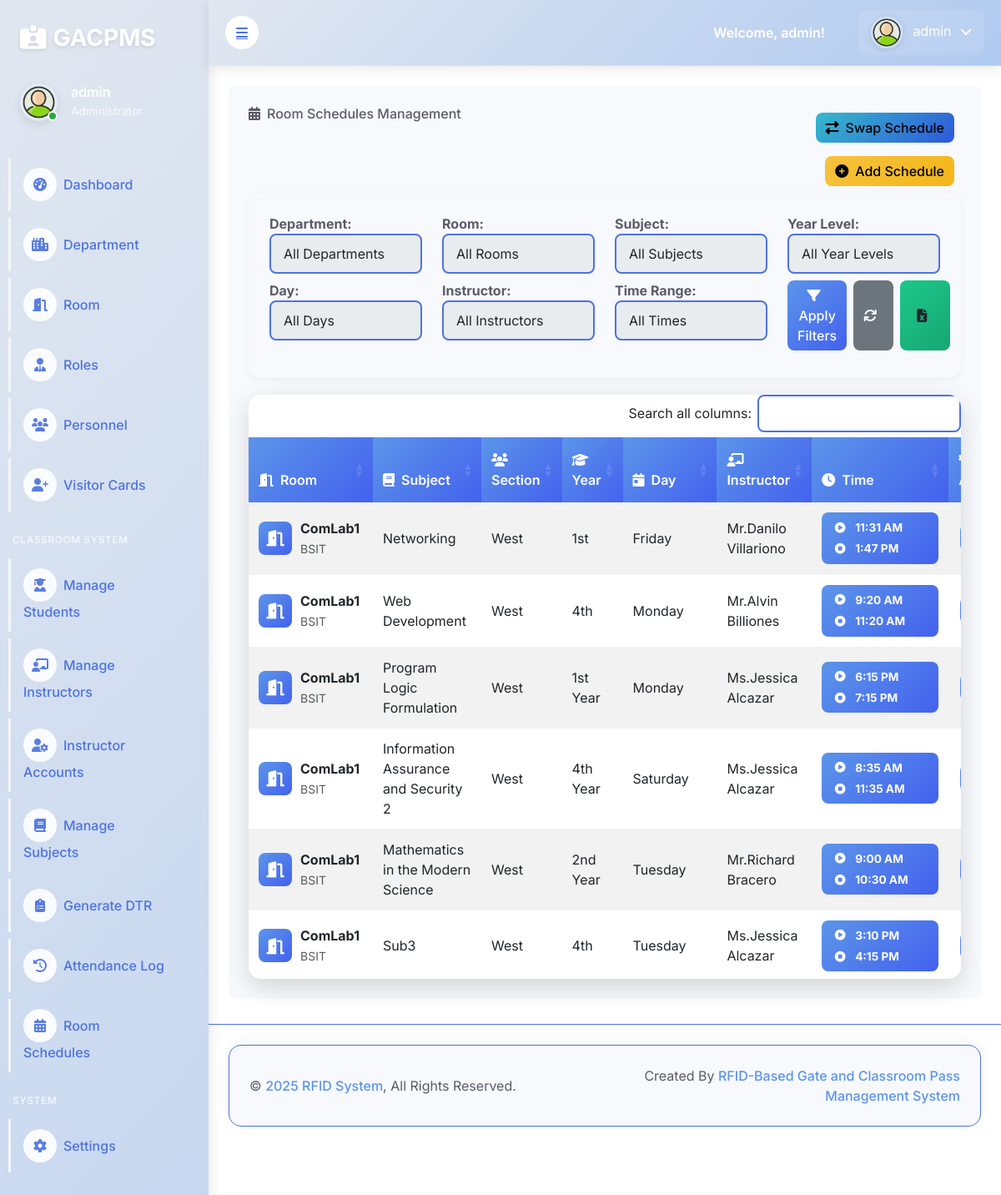
Screenshot of /admin/room_schedule.php with the database file from the repository.
### tables this page shows
CREATE TABLE `user` (
  `id` int(11) NOT NULL,
  `contact` varchar(15) NOT NULL,
  `email` varchar(255) NOT NULL,
  `username` varchar(255) NOT NULL,
  `password` varchar(255) NOT NULL,
  `rfid_number` varchar(50) NOT NULL,
  `failed_attempts` int(11) DEFAULT 0,
  `last_attempt` timestamp NULL DEFAULT NULL,
  `last_login` timestamp NULL DEFAULT NULL,
  `login_count` int(11) DEFAULT 0,
  `is_active` tinyint(1) DEFAULT 1,
  `created_at` timestamp NOT NULL DEFAULT current_timestamp()
);

CREATE TABLE `room_schedules` (
  `department` varchar(5155) NOT NULL,
  `id` int(11) NOT NULL,
  `room_name` varchar(100) DEFAULT NULL,
  `room_location` varchar(255) DEFAULT NULL,
  `room_password` varchar(255) DEFAULT NULL,
  `subject` varchar(100) DEFAULT NULL,
  `section` varchar(50) DEFAULT NULL,
  `year_level` varchar(20) DEFAULT NULL,
  `start_time` time DEFAULT NULL,
  `end_time` time DEFAULT NULL,
  `day` varchar(20) DEFAULT NULL,
  `instructor` varchar(58) NOT NULL,
  `instructor_id` int(11) DEFAULT NULL
);

### admin/room_schedule.php (the view, shortened to what the rows shown need)
<?php
include '../connection.php';
 $schedules = $db->query("SELECT * FROM room_schedules ORDER BY room_name, day, start_time");
?>
<!DOCTYPE html>
<html lang="en">
<?php include 'header.php'; ?>
<head>
    <link href="https://cdn.jsdelivr.net/npm/bootstrap@5.3.0/dist/css/bootstrap.min.css" rel="stylesheet">
    <link rel="stylesheet" href="https://cdnjs.cloudflare.com/ajax/libs/font-awesome/6.4.0/css/all.min.css">
    <link rel="stylesheet" href="https://cdn.datatables.net/1.13.6/css/dataTables.bootstrap5.min.css">
    <link rel="stylesheet" href="https://cdn.jsdelivr.net/npm/sweetalert2@11/dist/sweetalert2.min.css">
    <link rel="stylesheet" href="https://cdn.jsdelivr.net/npm/bootstrap-icons@1.11.0/font/bootstrap-icons.css">
</head>
<body>
    <div class="container-fluid position-relative bg-white d-flex p-0">
        <?php include 'sidebar.php'; ?>
        <div class="content">
            <?php include 'navbar.php'; ?>
            <div class="container-fluid pt-4 px-4">
                <div class="col-sm-12 col-xl-12">
                    <div class="bg-light rounded h-100 p-4">
                        <div class="card">
                            <div class="card-body p-0">
                                <div class="table-responsive">
                                    <table class="table table-striped table-hover mb-0" id="myDataTable">
                                        <thead>
                                            <tr>
                                                <th><i class="fas fa-door-open me-1"></i> Room</th>
                                                <th><i class="fas fa-book me-1"></i> Subject</th>
                                                <th><i class="fas fa-users me-1"></i> Section</th>
                                                <th><i class="fas fa-graduation-cap me-1"></i> Year</th>
                                                <th><i class="fas fa-calendar-day me-1"></i> Day</th>
                                                <th><i class="fas fa-chalkboard-teacher me-1"></i> Instructor</th>
                                                <th><i class="fas fa-clock me-1"></i> Time</th>
                                                <th><i class="fas fa-cogs me-1"></i> Actions</th>
                                            </tr>
                                        </thead>
                                        <tbody>
                                            <?php while ($row = $schedules->fetch_assoc()): ?>
                                            <tr class="table-<?= $row['id'] ?>" data-schedule-id="<?= $row['id'] ?>">
                                                <td>
                                                    <div class="room-info">
                                                        <div class="room-icon">
                                                            <i class="fas fa-door-open"></i>
                                                        </div>
                                                        <div>
                                                            <strong><?= htmlspecialchars($row['room_name']) ?></strong><br>
                                                            <small class="text-muted"><?= htmlspecialchars($row['department']) ?></small>
                                                        </div>
                                                    </div>
                                                </td>
                                                <td><?= htmlspecialchars($row['subject']) ?></td>
                                                <td><?= htmlspecialchars($row['section']) ?></td>
                                                <td><?= htmlspecialchars($row['year_level']) ?></td>
                                                <td><?= htmlspecialchars($row['day']) ?></td>
                                                <td><?= htmlspecialchars($row['instructor']) ?></td>
                                                <td>
                                                    <div class="time-display">
                                                        <div class="time-item">
                                                            <div class="time-icon">
                                                                <i class="fas fa-play-circle"></i>
                                                            </div>
                                                            <div class="time-text">
                                                                <?= date("g:i A", strtotime($row['start_time'])) ?>
                                                            </div>
                                                        </div>
                                                        <div class="time-item">
                                                            <div class="time-icon">
                                                                <i class="fas fa-stop-circle"></i>
                                                            </div>
                                                            <div class="time-text">
                                                                <?= date("g:i A", strtotime($row['end_time'])) ?>
                                                            </div>
                                                        </div>
                                                    </div>
                                                </td>
                                                <td class="action-buttons">
                                                    <center>
                                                    </center>
                                                </td>
                                            </tr>
                                            <?php endwhile; ?>
                                        </tbody>
                                    </table>
                                </div>
                            </div>
                        </div>
                    </div>
                </div>
            </div>
        </div>
    </div>
</body>
</html>

### admin/sidebar.php (shortened to what the rows shown need)
<?php
include '../connection.php';
$username = "";
$sql1 = "SELECT * FROM user LIMIT 1";
$result1 = $db->query($sql1);
if ($result1->num_rows > 0) {
    $row = $result1->fetch_assoc();
    $username = $row['username'];
}
?>
<div class="sidebar pe-4 pb-3">
    <nav class="navbar navbar-light">
        <div class="user-info d-flex align-items-center ms-4 mb-4">
            <div class="ms-3">
                <h6 class="mb-0"><?php echo $username; ?></h6>
                <span>Administrator</span>
            </div>
        </div>
    </nav>
</div>

### admin/navbar.php (shortened to what the rows shown need)
<?php
include '../connection.php';
$username = "";
$sql1 = "SELECT * FROM user LIMIT 1";
$result1 = $db->query($sql1);
if ($result1->num_rows > 0) {
    $row = $result1->fetch_assoc();
    $username = $row['username'];
}
?>
<nav class="navbar navbar-expand navbar-light sticky-top px-4 py-0 navbar-top">
    <div class="navbar-nav align-items-center ms-auto">
        <span class="user-greeting d-none d-md-inline">Welcome, <?php echo explode(' ', $username)[0]; ?>!</span>
        <div class="nav-item dropdown">
            <a href="#" class="nav-link dropdown-toggle" data-bs-toggle="dropdown">
                <img class="rounded-circle me-lg-2" src="img\2601828.png" alt="Profile" style="width: 38px; height: 38px;">
                <span class="d-none d-lg-inline-flex"><?php echo $username; ?></span>
            </a>
        </div>
    </div>
</nav>

### rows the page displays
user: username "admin"
room_schedules: room_name "ComLab1", department "BSIT", subject "Networking", section "West", year_level "1st", day "Friday", instructor "Mr.Danilo Villariono", start_time "11:31 AM", end_time "1:47 PM"
room_schedules: room_name "ComLab1", department "BSIT", subject "Web Development", section "West", year_level "4th", day "Monday", instructor "Mr.Alvin Billiones", start_time "9:20 AM", end_time "11:20 AM"
room_schedules: room_name "ComLab1", department "BSIT", subject "Program Logic Formulation", section "West", year_level "1st Year", day "Monday", instructor "Ms.Jessica Alcazar", start_time "6:15 PM", end_time "7:15 PM"
room_schedules: room_name "ComLab1", department "BSIT", subject "Information Assurance and Security 2", section "West", year_level "4th Year", day "Saturday", instructor "Ms.Jessica Alcazar", start_time "8:35 AM", end_time "11:35 AM"
room_schedules: room_name "ComLab1", department "BSIT", subject "Mathematics in the Modern Science", section "West", year_level "2nd Year", day "Tuesday", instructor "Mr.Richard Bracero", start_time "9:00 AM", end_time "10:30 AM"
room_schedules: room_name "ComLab1", department "BSIT", subject "Sub3", section "West", year_level "4th", day "Tuesday", instructor "Ms.Jessica Alcazar", start_time "3:10 PM", end_time "4:15 PM"
